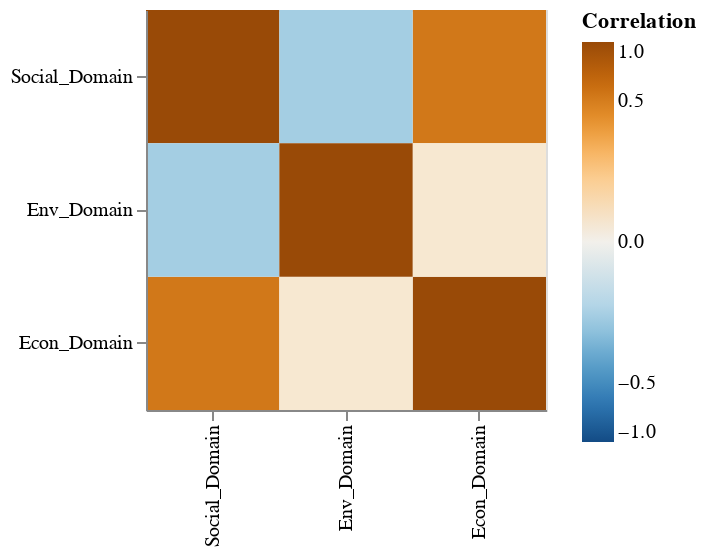

The notebook cell this image was saved under:
### Code cell
heatmap

### Figure 1 — Vega-Lite specification as saved in the notebook (floating-point values rounded to 4 significant figures)
{"config": {"view": {"continuousWidth": 400, "continuousHeight": 300}}, "data": {"name": "data-b740a541394849d84d805dd56d040cc1"}, "mark": "rect", "encoding": {"color": {"field": "Correlation", "legend": {"tickCount": 5}, "scale": {"domain": [-1, 1], "scheme": "blueorange", "type": "sqrt"}, "type": "quantitative"}, "x": {"field": "col", "sort": {"field": "Correlation", "order": "ascending"}, "title": "", "type": "nominal"}, "y": {"field": "row", "sort": {"field": "Correlation", "order": "ascending"}, "title": "", "type": "nominal"}}, "height": 200, "width": 200, "$schema": "https://vega.github.io/schema/vega-lite/v4.17.0.json", "datasets": {"data-b740a541394849d84d805dd56d040cc1": [{"row": "Econ_Domain", "col": "Econ_Domain", "Correlation": 1.0}, {"row": "Social_Domain", "col": "Econ_Domain", "Correlation": 0.5315}, {"row": "Env_Domain", "col": "Econ_Domain", "Correlation": 0.01121}, {"row": "Econ_Domain", "col": "Social_Domain", "Correlation": 0.5315}, {"row": "Social_Domain", "col": "Social_Domain", "Correlation": 1.0}, {"row": "Env_Domain", "col": "Social_Domain", "Correlation": -0.1387}, {"row": "Econ_Domain", "col": "Env_Domain", "Correlation": 0.01121}, {"row": "Social_Domain", "col": "Env_Domain", "Correlation": -0.1387}, {"row": "Env_Domain", "col": "Env_Domain", "Correlation": 1.0}]}}
